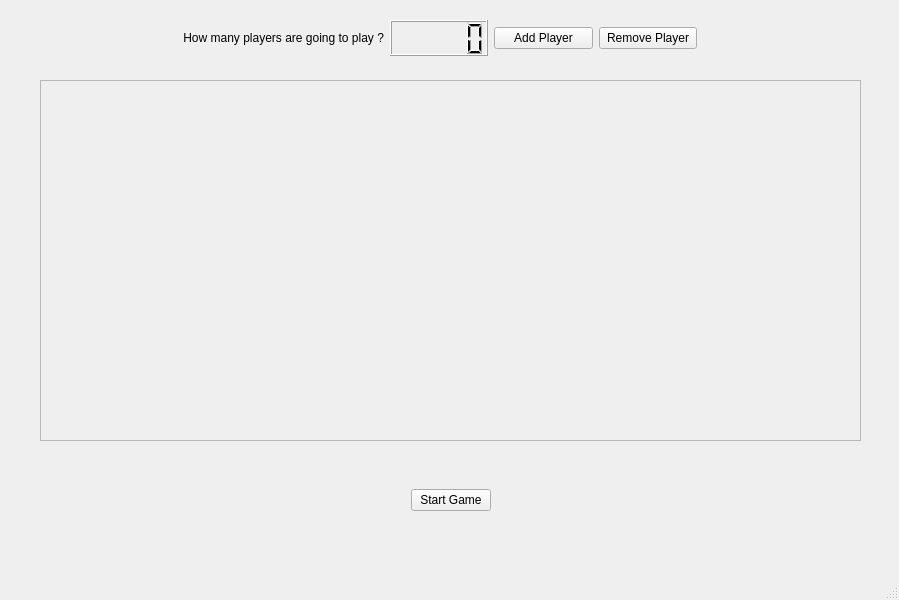
<?xml version="1.0" encoding="UTF-8"?>
<ui version="4.0">
 <class>MainWindow</class>
 <widget class="QMainWindow" name="MainWindow">
  <property name="geometry">
   <rect>
    <x>0</x>
    <y>0</y>
    <width>899</width>
    <height>600</height>
   </rect>
  </property>
  <property name="windowTitle">
   <string>MainWindow</string>
  </property>
  <widget class="QWidget" name="centralwidget">
   <widget class="QWidget" name="layoutWidget">
    <property name="geometry">
     <rect>
      <x>180</x>
      <y>20</y>
      <width>517</width>
      <height>36</height>
     </rect>
    </property>
    <layout class="QHBoxLayout" name="horizontalLayout_2">
     <item>
      <widget class="QLabel" name="label_start_question">
       <property name="text">
        <string> How many players are going to play ?</string>
       </property>
      </widget>
     </item>
     <item>
      <widget class="QLCDNumber" name="numberOfPlayers"/>
     </item>
     <item>
      <widget class="QPushButton" name="plusPlayer">
       <property name="text">
        <string>Add Player</string>
       </property>
      </widget>
     </item>
     <item>
      <widget class="QPushButton" name="minusPlayer">
       <property name="text">
        <string>Remove Player</string>
       </property>
      </widget>
     </item>
    </layout>
   </widget>
   <widget class="QFrame" name="frame">
    <property name="geometry">
     <rect>
      <x>40</x>
      <y>80</y>
      <width>821</width>
      <height>361</height>
     </rect>
    </property>
    <property name="frameShape">
     <enum>QFrame::StyledPanel</enum>
    </property>
    <property name="frameShadow">
     <enum>QFrame::Raised</enum>
    </property>
    <layout class="QVBoxLayout" name="verticalLayout">
     <item>
      <spacer name="verticalSpacer">
       <property name="orientation">
        <enum>Qt::Vertical</enum>
       </property>
       <property name="sizeHint" stdset="0">
        <size>
         <width>20</width>
         <height>40</height>
        </size>
       </property>
      </spacer>
     </item>
    </layout>
   </widget>
   <widget class="QWidget" name="horizontalLayoutWidget">
    <property name="geometry">
     <rect>
      <x>50</x>
      <y>460</y>
      <width>801</width>
      <height>81</height>
     </rect>
    </property>
    <layout class="QHBoxLayout" name="horizontalLayout">
     <item>
      <spacer name="horizontalSpacer_2">
       <property name="orientation">
        <enum>Qt::Horizontal</enum>
       </property>
       <property name="sizeHint" stdset="0">
        <size>
         <width>40</width>
         <height>20</height>
        </size>
       </property>
      </spacer>
     </item>
     <item>
      <widget class="QPushButton" name="startGameButton">
       <property name="text">
        <string>Start Game</string>
       </property>
      </widget>
     </item>
     <item>
      <spacer name="horizontalSpacer">
       <property name="orientation">
        <enum>Qt::Horizontal</enum>
       </property>
       <property name="sizeHint" stdset="0">
        <size>
         <width>40</width>
         <height>20</height>
        </size>
       </property>
      </spacer>
     </item>
    </layout>
   </widget>
  </widget>
  <widget class="QMenuBar" name="menubar">
   <property name="geometry">
    <rect>
     <x>0</x>
     <y>0</y>
     <width>899</width>
     <height>30</height>
    </rect>
   </property>
  </widget>
  <widget class="QStatusBar" name="statusbar"/>
 </widget>
 <resources/>
 <connections/>
</ui>
